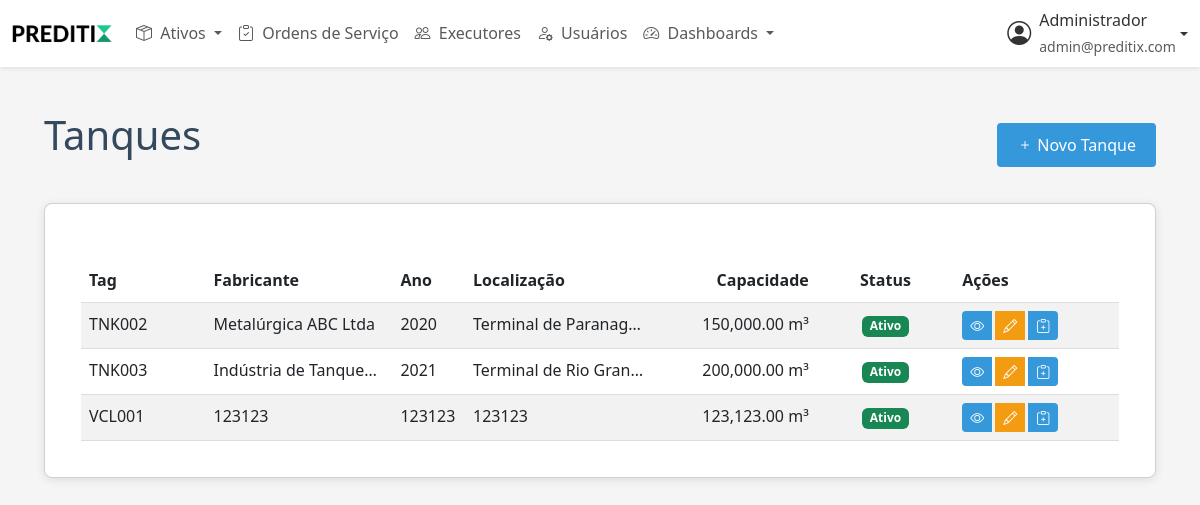
Page /tanques.php (signed in) on the committed database.
### tables this page shows
CREATE TABLE IF NOT EXISTS `tanques` (
  `id` int NOT NULL AUTO_INCREMENT,
  `tag` varchar(50) DEFAULT NULL,
  `fabricante_responsavel` varchar(100) DEFAULT NULL,
  `ano_fabricacao` int DEFAULT NULL,
  `localizacao` varchar(255) DEFAULT NULL,
  `capacidade_volumetrica` decimal(10,2) DEFAULT NULL,
  `foto` varchar(255) DEFAULT NULL,
  `status` enum('ativo','inativo','manutencao') DEFAULT 'ativo',
  `data_criacao` timestamp NULL DEFAULT CURRENT_TIMESTAMP,
  `data_atualizacao` timestamp NULL DEFAULT CURRENT_TIMESTAMP ON UPDATE CURRENT_TIMESTAMP,
  PRIMARY KEY (`id`),
  UNIQUE KEY `tag` (`tag`)
);

### classes/Ativo.php (called while the page is built, shortened)
<?php
require_once __DIR__ . '/Database.php';
abstract class Ativo {
    public function __construct() {
        $this->db = new Database();
    }
}

### classes/Tanque.php (called while the page is built, shortened)
<?php
require_once __DIR__ . '/Ativo.php';
class Tanque extends Ativo {
    public function listar() {
        $sql = "SELECT * FROM tanques ORDER BY tag";
        return $this->db->query($sql);
    }
}

### classes/Database.php (called while the page is built, shortened)
<?php
class Database {
    private $pdo;
    public function __construct() {
        try {
            $this->pdo = new PDO(
                "mysql:host=" . DB_HOST . ";dbname=" . DB_NAME . ";charset=utf8",
                DB_USER,
                DB_PASS,
                [
                    PDO::ATTR_ERRMODE => PDO::ERRMODE_EXCEPTION,
                    PDO::ATTR_DEFAULT_FETCH_MODE => PDO::FETCH_ASSOC,
                    PDO::ATTR_EMULATE_PREPARES => false
                ]
            );
        } catch (PDOException $e) {
            error_log("Erro na conexão com o banco de dados: " . $e->getMessage());
            throw new Exception("Não foi possível conectar ao banco de dados. Por favor, tente novamente mais tarde.");
        }
    }
    public function query($sql, $params = []) {
        try {
            $stmt = $this->pdo->prepare($sql);
            $stmt->execute($params);
            $result = $stmt->fetchAll(PDO::FETCH_ASSOC);
            return is_array($result) ? $result : [];
        } catch (PDOException $e) {
            error_log("Erro na consulta SQL: " . $e->getMessage() . "\nSQL: " . $sql . "\nParâmetros: " . print_r($params, true));
            throw new Exception("Erro ao buscar dados. Por favor, tente novamente mais tarde.");
        }
    }
}

### tanques.php (the view, shortened to what this page needs)
<?php
require_once 'classes/Tanque.php';
$tanque = new Tanque();
include 'includes/header.php';
$tanques = $tanque->listar();
?>
<div class="container">
    <div class="d-flex justify-content-between align-items-center mb-4">
        <h1>Tanques</h1>
        <a href="form_tanque.php" class="btn btn-primary">
            <i class="bi bi-plus"></i> Novo Tanque
        </a>
    </div>
    <div class="card">
        <div class="card-body">
            <div class="table-responsive">
                <table class="table table-striped table-hover table-ativos">
                    <thead>
                        <tr>
                            <th class="col-tag">Tag</th>
                            <th class="col-fabricante">Fabricante</th>
                            <th class="col-ano">Ano</th>
                            <th class="col-localizacao">Localização</th>
                            <th class="table-cell-number">Capacidade</th>
                            <th class="table-cell-status">Status</th>
                            <th class="table-cell-actions">Ações</th>
                        </tr>
                    </thead>
                    <tbody>
                        <?php foreach ($tanques as $t): ?>
                            <tr>
                                <td class="table-cell-text" title="<?php echo htmlspecialchars($t['tag'] ?? ''); ?>"><?php echo htmlspecialchars($t['tag'] ?? ''); ?></td>
                                <td class="table-cell-text" title="<?php echo htmlspecialchars($t['fabricante_responsavel'] ?? ''); ?>"><?php echo htmlspecialchars($t['fabricante_responsavel'] ?? ''); ?></td>
                                <td class="table-cell-text" title="<?php echo htmlspecialchars($t['ano_fabricacao'] ?? ''); ?>"><?php echo htmlspecialchars($t['ano_fabricacao'] ?? ''); ?></td>
                                <td class="table-cell-text" title="<?php echo htmlspecialchars($t['localizacao'] ?? ''); ?>"><?php echo htmlspecialchars($t['localizacao'] ?? ''); ?></td>
                                <td class="table-cell-number"><?php echo number_format($t['capacidade_volumetrica'] ?? 0, 2); ?> m³</td>
                                <td class="table-cell-status">
                                    <span class="badge bg-<?php echo $t['status'] === 'ativo' ? 'success' : ($t['status'] === 'inativo' ? 'danger' : 'warning'); ?>">
                                        <?php echo ucfirst($t['status'] ?? ''); ?>
                                    </span>
                                </td>
                                <td class="table-cell-actions">
                                    <div class="btn-group">
                                        <a href="detalhes_tanque.php?id=<?php echo $t['id']; ?>" class="btn btn-sm" title="Visualizar">
                                            <i class="bi bi-eye"></i>
                                        </a>
                                        <a href="form_tanque.php?id=<?php echo $t['id']; ?>" class="btn btn-sm btn-warning" title="Editar">
                                            <i class="bi bi-pencil"></i>
                                        </a>
                                        <a href="ordens_servico/os.php?tipo=tanque&id_equipamento=<?php echo $t['id']; ?>" class="btn btn-sm btn-success" title="Nova OS">
                                            <i class="bi bi-clipboard-plus"></i>
                                        </a>
                                    </div>
                                </td>
                            </tr>
                        <?php endforeach; ?>
                    </tbody>
                </table>
            </div>
        </div>
    </div>
</div>

### assets/css/style.css (style rules this page uses)
:root { --primary-color: #3498db; --secondary-color: #2ecc71; --danger-color: #e74c3c; --warning-color: #f39c12; --light-color: #ecf0f1; --dark-color: #34495e; --white: #ffffff; --gray: #95a5a6; }
* { margin: 0; padding: 0; box-sizing: border-box; font-family: 'Segoe UI', Tahoma, Geneva, Verdana, sans-serif; }
body { background-color: #f5f5f5; color: #333; line-height: 1.6; }
.container { max-width: 1200px; margin: 0 auto; padding: 20px; }
.card { background-color: var(--white); border-radius: 8px; box-shadow: 0 2px 10px rgba(0, 0, 0, 0.1); padding: 20px; margin-bottom: 20px; }
h1, h2, h3, h4, h5, h6 { margin-bottom: 20px; color: var(--dark-color); }
.btn { display: inline-block; padding: 10px 20px; background-color: var(--primary-color); color: white; border: none; border-radius: 4px; cursor: pointer; text-decoration: none; font-size: 16px; transition: background-color 0.3s; }
.btn-primary { background-color: var(--primary-color); }
.btn-warning { background-color: var(--warning-color); }
.btn-sm { padding: 5px 10px; font-size: 14px; }
table { width: 100%; border-collapse: collapse; margin-top: 20px; }
th, td { padding: 12px 15px; text-align: left; border-bottom: 1px solid #ddd; }
th { background-color: var(--primary-color); color: white; }

### includes/header.php (style rules this page uses)
.table-ativos { width: 100%; table-layout: fixed; margin-bottom: 0; }
.table-ativos th, .table-ativos td { padding: 0.5rem; vertical-align: middle; }
.table-cell-text { max-width: none; white-space: nowrap; overflow: hidden; text-overflow: ellipsis; }
.table-cell-actions { white-space: nowrap; width: 120px; padding-right: 0; }
.table-cell-status { width: 100px; text-align: center; }
.table-cell-number { width: 120px; text-align: right; }
.col-tag { width: 12%; }
.col-fabricante { width: 18%; }
.col-ano { width: 7%; }
.col-localizacao { width: 18%; }
.btn-group { gap: 0.25rem; }
.btn-group .btn { padding: 0.25rem 0.5rem; }
.btn-group .btn i { font-size: 0.875rem; }
.table-responsive { overflow-x: hidden; }
.card-body { padding: 1rem; }

### rows in the picture
tanques: tag "TNK002", fabricante_responsavel "Metalúrgica ABC Ltda", ano_fabricacao "2020", localizacao "Terminal de Paranag…", capacidade_volumetrica "150,000.00", status "Ativo"
tanques: tag "TNK003", fabricante_responsavel "Indústria de Tanques…", ano_fabricacao "2021", localizacao "Terminal de Rio Gran…", capacidade_volumetrica "200,000.00", status "Ativo"
tanques: tag "VCL001", fabricante_responsavel "123123", ano_fabricacao "123123", localizacao "123123", capacidade_volumetrica "123,123.00", status "Ativo"

### other values in the picture
$_SESSION['usuario_nome'] "Administrador"
$_SESSION['usuario_email'] "admin@preditix.com"
